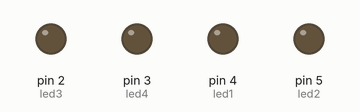
This sketch was run on a simulated Arduino Uno, built with avr-gcc and run on an emulated ATmega328P. On the bench: output pins drawn as LEDs (lit = HIGH).

Above: at 0.1 s.
At 4.1 s:
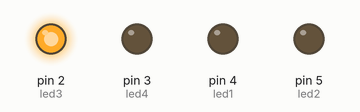
At 8.1 s:
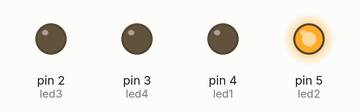
At 18.1 s:
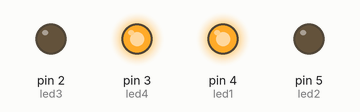
At 28.1 s:
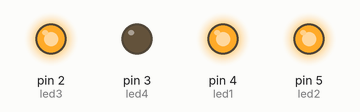
At 37.1 s:
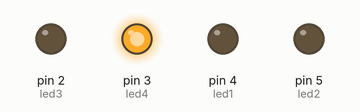
Timing chart, 0 to 40.0 s (numbered marks = the images above):
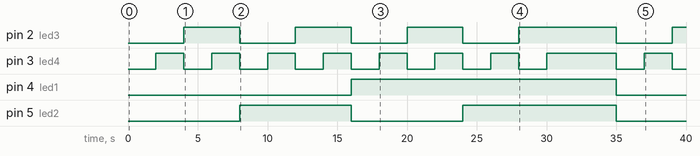

The sketch:

binary_counter_zane_akinwole1.ino
```cpp
int led1 = 4;
int led2 = 5;
int led3 = 2;
int led4 = 3;

void setup() {

  pinMode(led1, OUTPUT);
  pinMode(led2, OUTPUT);
  pinMode(led3, OUTPUT);
  pinMode(led4, OUTPUT);

}

void loop() {
  //Prints Binary numbers from 0 - 15


  //0 in Binary
  digitalWrite(led1, LOW);
  digitalWrite(led2, LOW);
  digitalWrite(led3, LOW);
  digitalWrite(led4, LOW);
  delay(2000);

   //1 in Binary
  digitalWrite(led1, LOW);
  digitalWrite(led2, LOW);
  digitalWrite(led3, LOW);
  digitalWrite(led4, HIGH);
  delay(2000);


  //2 in Binary
  digitalWrite(led1, LOW);
  digitalWrite(led2, LOW);
  digitalWrite(led3, HIGH);
  digitalWrite(led4, LOW);
  delay(2000);

   //3 in Binary
  digitalWrite(led1, LOW);
  digitalWrite(led2, LOW);
  digitalWrite(led3, HIGH);
  digitalWrite(led4, HIGH);
  delay(2000);

   //4 in Binary
  digitalWrite(led1, LOW);
  digitalWrite(led2, HIGH);
  digitalWrite(led3, LOW);
  digitalWrite(led4, LOW);
  delay(2000);

  //5 in Binary
  digitalWrite(led1, LOW);
  digitalWrite(led2, HIGH);
  digitalWrite(led3, LOW);
  digitalWrite(led4, HIGH);
  delay(2000);

  //6 in Binary
  digitalWrite(led1, LOW);
  digitalWrite(led2, HIGH);
  digitalWrite(led3, HIGH);
  digitalWrite(led4, LOW);
  delay(2000);

  //7 in Binary
  digitalWrite(led1, LOW);
  digitalWrite(led2, HIGH);
  digitalWrite(led3, HIGH);
  digitalWrite(led4, HIGH);
  delay(2000);

  //8 in Binary
  digitalWrite(led1, HIGH);
  digitalWrite(led2, LOW);
  digitalWrite(led3, LOW);
  digitalWrite(led4, LOW);
  delay(2000);

  //9 in Binary
  digitalWrite(led1, HIGH);
  digitalWrite(led2, LOW);
  digitalWrite(led3, LOW);
  digitalWrite(led4, HIGH);
  delay(2000);

  //10 in Binary
  digitalWrite(led1, HIGH);
  digitalWrite(led2, LOW);
  digitalWrite(led3, HIGH);
  digitalWrite(led4, LOW);
  delay(2000);

  //11 in Binary
  digitalWrite(led1, HIGH);
  digitalWrite(led2, LOW);
  digitalWrite(led3, HIGH);
  digitalWrite(led4, HIGH);
  delay(2000);

  //12 in Binary
  digitalWrite(led1, HIGH);
  digitalWrite(led2, HIGH);
  digitalWrite(led3, LOW);
  digitalWrite(led4, LOW);
  delay(2000);

  //13 in Binary
  digitalWrite(led1, HIGH);
  digitalWrite(led2, HIGH);
  digitalWrite(led3, LOW);
  digitalWrite(led4, HIGH);
  delay(2000);

  //14 in Binary
  digitalWrite(led1, HIGH);
  digitalWrite(led2, HIGH);
  digitalWrite(led3, HIGH);
  digitalWrite(led4, LOW);
  delay(2000);

  //15 in Binary
  digitalWrite(led1, HIGH);
  digitalWrite(led2, HIGH);
  digitalWrite(led3, HIGH);
  digitalWrite(led4, HIGH);
  delay(5000);


}
```

Measured:
- by itself, pin 2 (led3): goes 3 × (HIGH 4.0 s, LOW 4.0 s), HIGH 7.0 s, LOW 4.0 s, then HIGH
- by itself, pin 3 (led4): goes 7 × (HIGH 2.0 s, LOW 2.0 s), HIGH 5.0 s, LOW 2.0 s, HIGH 2.0 s, then LOW
- by itself, pin 4 (led1): LOW → HIGH at 16.0 s, → LOW 19.0 s later
- by itself, pin 5 (led2): LOW → HIGH at 8.0 s, → LOW 8.0 s later, → HIGH 8.0 s later, → LOW 11.0 s later
